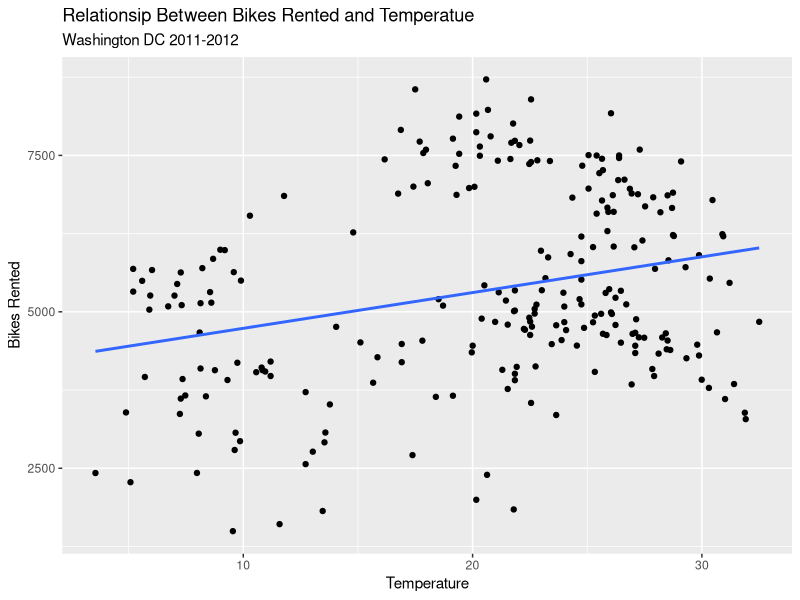
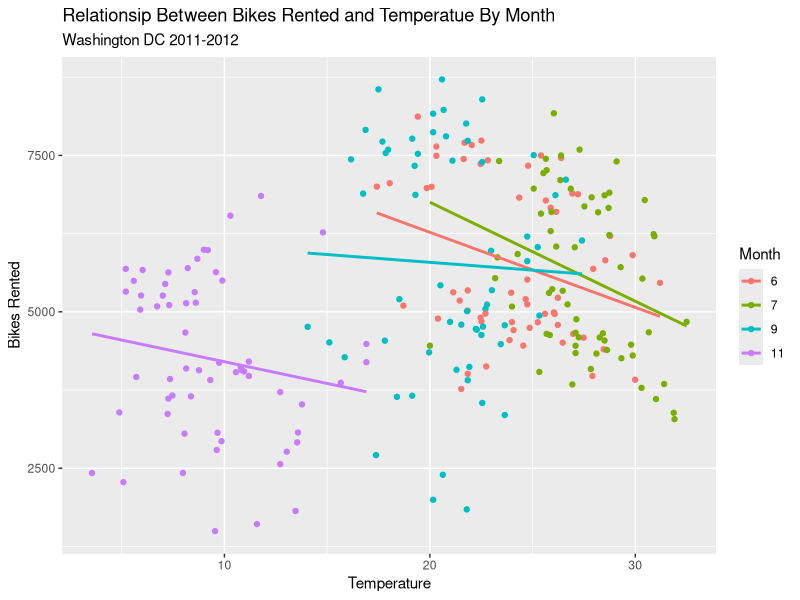

Write R code to recreate these figures, in order.
## ---- chunk 1
library(tidyverse)
## ---- chunk 2
bike <- read_csv("labs/data/bike.csv")

month <- c("11", "9" , "6" , "7")

bike <- bike |>
  mutate(mnth = as.factor(mnth)) |>
  filter(mnth %in% month)
## ---- chunk 3

bike |>
  ggplot(aes(y = cnt, x = temp)) +
  geom_point() + 
  geom_smooth(method = "lm" , se = FALSE) + 
  labs(
    title = "Relationsip Between Bikes Rented and Temperatue" , 
    subtitle = "Washington DC 2011-2012", 
    x = "Temperature" , 
    y = "Bikes Rented"
  )

## ---- chunk 4
bike |>
  mutate(mnth = as.factor(mnth)) |>
  ggplot(aes(y = cnt, x = temp, color = mnth)) +
  geom_point() + 
  geom_smooth(method = "lm" , se = FALSE) + 
    labs(
    title = "Relationsip Between Bikes Rented and Temperatue By Month" , 
    subtitle = "Washington DC 2011-2012", 
    x = "Temperature" , 
    y = "Bikes Rented",
    color = "Month"
  )

